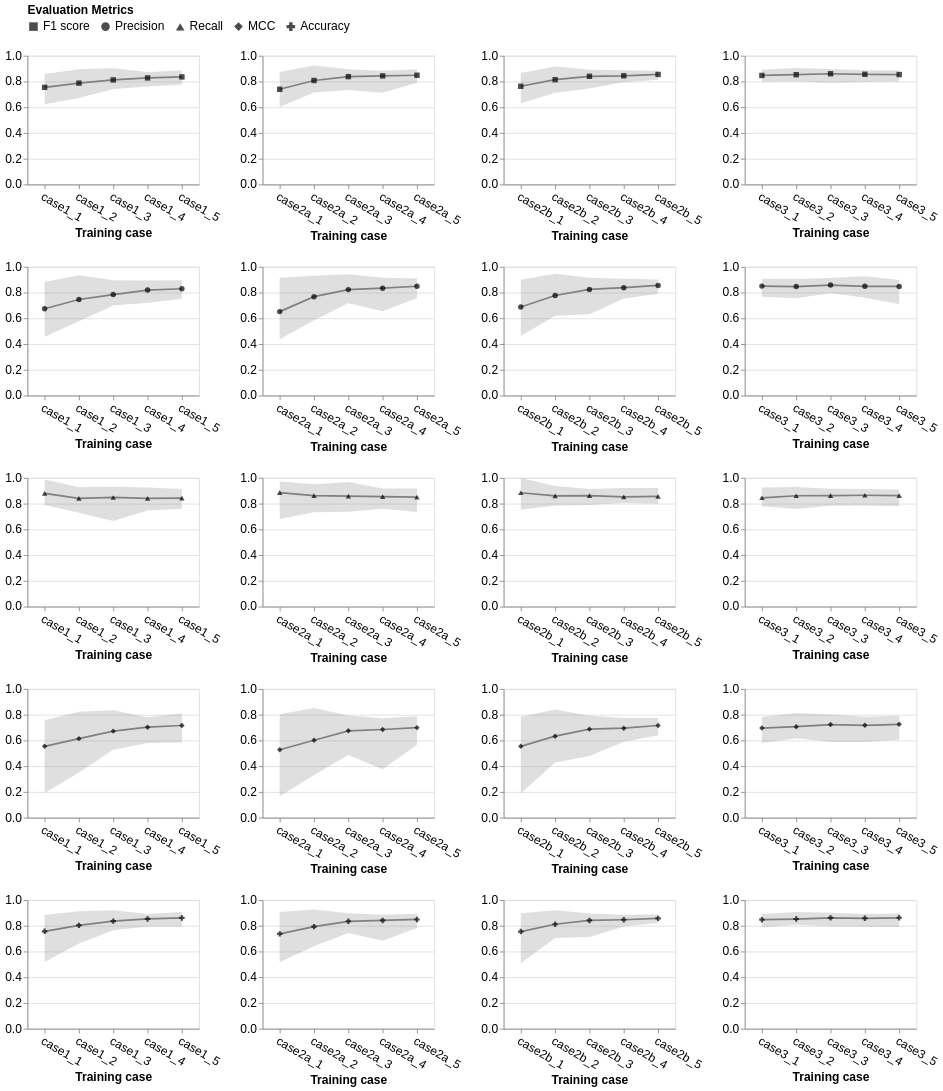

Notebook code for this chart:
### Markdown cell above
### Draw cross-validation results from the hyperparameter tuning grid search (5-fold only)

### Code cell
score_domain = [0,1]

# 1. Melt to get metrics (f1, mcc) into one column (all_eval_res[all_eval_res['test_group']=='deduplicated'])
df_long = best_cv.melt(
    id_vars=['train_group', 'train_case'], 
    value_vars=['f1', 'precision', 'recall', 'mcc', 'accuracy'], 
    var_name='metric', 
    value_name='score'
)

# 2. Calculate Min and Max per pair of Group A/B and Metric
# This creates the 'lower' and 'upper' columns based on your real data spread
stats = df_long.groupby(['train_group', 'train_case', 'metric'])['score'].agg(['min', 'max', 'mean']).reset_index()
stats.columns = ['train_group', 'train_case','metric', 'lower', 'upper', 'score']
#stats['upper'] = stats['score'] + stats['std']
#stats['lower'] = stats['score'] - stats['std']


train_groups = ['case1','case2a','case2b','case3']

final_charts = []

for metric in ['f1', 'precision', 'recall', 'mcc', 'accuracy']:
    subcharts = []

    for train_group in train_groups:
        # Create the base chart
        base = alt.Chart(stats[(stats['train_group']==train_group) & (stats['metric']==metric)]).encode(
            x=alt.X('train_case:N', axis=alt.Axis(labelAngle=30, title="Training case")),
            #color=alt.Color('metric:N', scale=color_scale, title="Performance Metric")
        )

        # The Area Layer: Uses the actual min/max from your data
        area = base.mark_area(opacity=0.25, color='gray').encode(
            y=alt.Y('lower:Q', axis=alt.Axis(title=None)),
            y2='upper:Q',
            # Ensure Group B is separated if you have multiple B groups per A
            #detail='train_case:N' 
            detail='metric:N'
        )

        # The Line Layer: Representing the average or trend
        line = base.mark_line(color='gray').encode(
            y=alt.Y('score:Q', axis=alt.Axis(title=None), scale=alt.Scale(domain=score_domain)),
            #strokeDash=alt.StrokeDash('metric:N', title="Performance Metrics")
            detail='metric:N'
        )

        shape_scale = alt.Scale(
            domain=['f1', 'precision', 'recall', 'mcc', 'accuracy'],
            range=['square', 'circle', 'triangle-up', 'diamond', 'cross']
        )

        # The Points Layer
        points = base.mark_point(
            color='black', 
            filled=True, 
            size=40
        ).encode(
            y=alt.Y('score:Q', axis=alt.Axis(title=None), scale=alt.Scale(domain=score_domain)),
            # Use the EXACT same title here to merge the legends
            shape=alt.Shape('metric:N', scale=shape_scale, title="Evaluation Metrics",
                            legend=alt.Legend(
                                # This logic renames the labels specifically in the legend
                                labelExpr="datum.label == 'f1' ? 'F1 score' : datum.label == 'precision' ? 'Precision' : datum.label == 'recall' ? 'Recall' : datum.label == 'mcc' ? 'MCC' : datum.label == 'accuracy' ? 'Accuracy' : datum.label"
                            ))
        )

        chart = (area + line + points).properties(
            width=200,
            height=150
        )

        subcharts.append(chart)
    grid = (subcharts[0] | subcharts[1] | subcharts[2] | subcharts[3])
    final_charts.append(grid)

fontsize = 14
#grid = (subcharts[0] | subcharts[1] | subcharts[2] | subcharts[3])
grid = (final_charts[0] & final_charts[1] & final_charts[2] & final_charts[3] & final_charts[4])
grid = grid.resolve_legend(
    color="shared",
).configure_legend(
    orient="top",
    titleFontSize=fontsize,   
    labelFontSize=fontsize,
).configure_axis(
    labelFontSize=fontsize,
    titleFontSize=fontsize,
).configure_header(
    labelFontSize=fontsize
) 

grid
